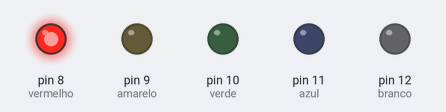
The sketch below on a simulated Arduino Uno, built with avr-gcc and run on an emulated ATmega328P. On the bench: output pins drawn as LEDs (lit = HIGH).

Above: at 0.05 s.
At 0.75 s:
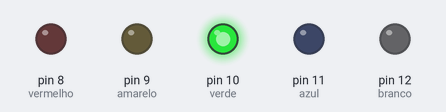
At 1.45 s:
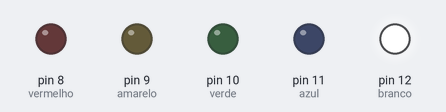
At 2.15 s:
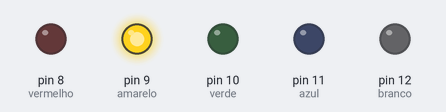
At 2.85 s:
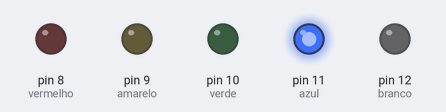
Timing chart, 0 to 3.1 s (numbered marks = the images above):
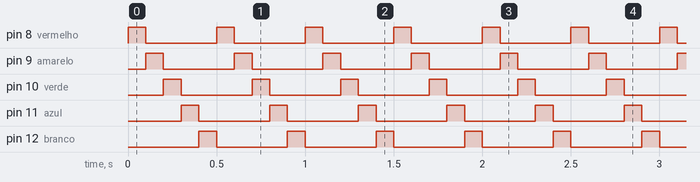

The sketch:

seq_leds.ino
```cpp
int vermelho = 8;
int amarelo = 9;
int verde = 10;
int azul = 11;
int branco =12;


void setup() {
pinMode(vermelho,OUTPUT);
pinMode(amarelo,OUTPUT);
pinMode(verde,OUTPUT);
pinMode(azul,OUTPUT);
pinMode(branco,OUTPUT);
}

void loop() {

digitalWrite(vermelho,HIGH);
delay(100);
digitalWrite(vermelho,LOW);
digitalWrite(amarelo,HIGH);
delay(100);
digitalWrite(amarelo,LOW);
digitalWrite(verde,HIGH);
delay(100);
digitalWrite(verde,LOW);
digitalWrite(azul,HIGH);
delay(100);
digitalWrite(azul,LOW);
digitalWrite(branco,HIGH);
delay(100);
digitalWrite(branco,LOW);

}
```

Measured:
- by itself, pin 8 (vermelho), pin 9 (amarelo), pin 10 (verde), pin 11 (azul), pin 12 (branco): alternates HIGH for 0.10 s and LOW for 0.40 s
